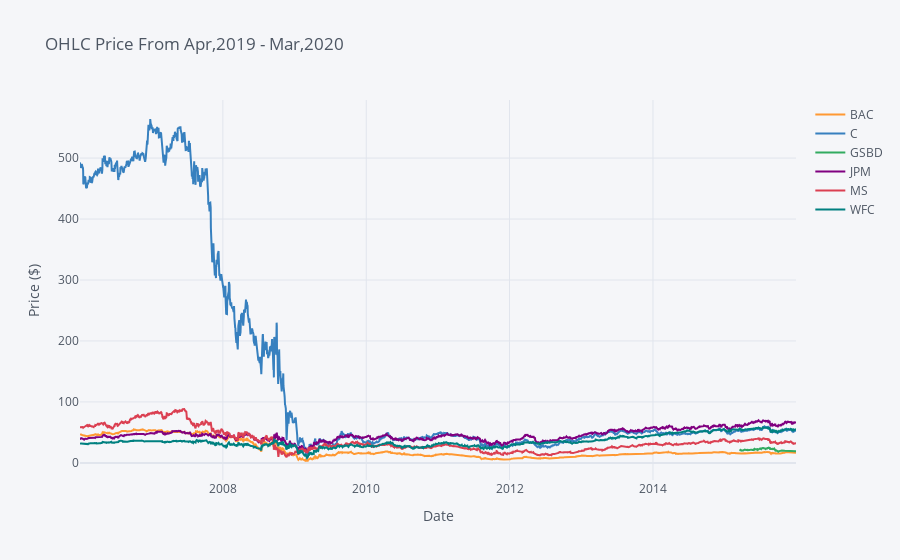

Notebook code cell kept with this figure:
### Code cell
close_prices.iplot(y=tickers,
               width=2.0,
               xTitle="Date", yTitle="Price ($)", title="OHLC Price From Apr,2019 - Mar,2020")

### Figure 1 — Plotly figure (JSON) as saved in the notebook; plotly's stock layout.template omitted (floating-point values rounded to 4 significant figures; data arrays with more than 128 entries replaced by an {"elided": "..."} marker saying what was removed)
{"data": [{"line": {"color": "rgba(255, 153, 51, 1.0)", "dash": "solid", "shape": "linear", "width": 2}, "mode": "lines", "name": "BAC", "text": "", "type": "scatter", "x": {"elided": "2517 str values"}, "y": {"elided": "2517 float values"}}, {"line": {"color": "rgba(55, 128, 191, 1.0)", "dash": "solid", "shape": "linear", "width": 2}, "mode": "lines", "name": "C", "text": "", "type": "scatter", "x": {"elided": "2517 str values"}, "y": {"elided": "2517 float values"}}, {"line": {"color": "rgba(50, 171, 96, 1.0)", "dash": "solid", "shape": "linear", "width": 2}, "mode": "lines", "name": "GSBD", "text": "", "type": "scatter", "x": {"elided": "2517 str values"}, "y": {"elided": "2517 mixed values"}}, {"line": {"color": "rgba(128, 0, 128, 1.0)", "dash": "solid", "shape": "linear", "width": 2}, "mode": "lines", "name": "JPM", "text": "", "type": "scatter", "x": {"elided": "2517 str values"}, "y": {"elided": "2517 float values"}}, {"line": {"color": "rgba(219, 64, 82, 1.0)", "dash": "solid", "shape": "linear", "width": 2}, "mode": "lines", "name": "MS", "text": "", "type": "scatter", "x": {"elided": "2517 str values"}, "y": {"elided": "2517 float values"}}, {"line": {"color": "rgba(0, 128, 128, 1.0)", "dash": "solid", "shape": "linear", "width": 2}, "mode": "lines", "name": "WFC", "text": "", "type": "scatter", "x": {"elided": "2517 str values"}, "y": {"elided": "2517 float values"}}], "layout": {"legend": {"bgcolor": "#F5F6F9", "font": {"color": "#4D5663"}}, "paper_bgcolor": "#F5F6F9", "plot_bgcolor": "#F5F6F9", "title": {"font": {"color": "#4D5663"}, "text": "OHLC Price From Apr,2019 - Mar,2020"}, "xaxis": {"gridcolor": "#E1E5ED", "showgrid": true, "tickfont": {"color": "#4D5663"}, "title": {"font": {"color": "#4D5663"}, "text": "Date"}, "zerolinecolor": "#E1E5ED"}, "yaxis": {"gridcolor": "#E1E5ED", "showgrid": true, "tickfont": {"color": "#4D5663"}, "title": {"font": {"color": "#4D5663"}, "text": "Price ($)"}, "zerolinecolor": "#E1E5ED"}}}
